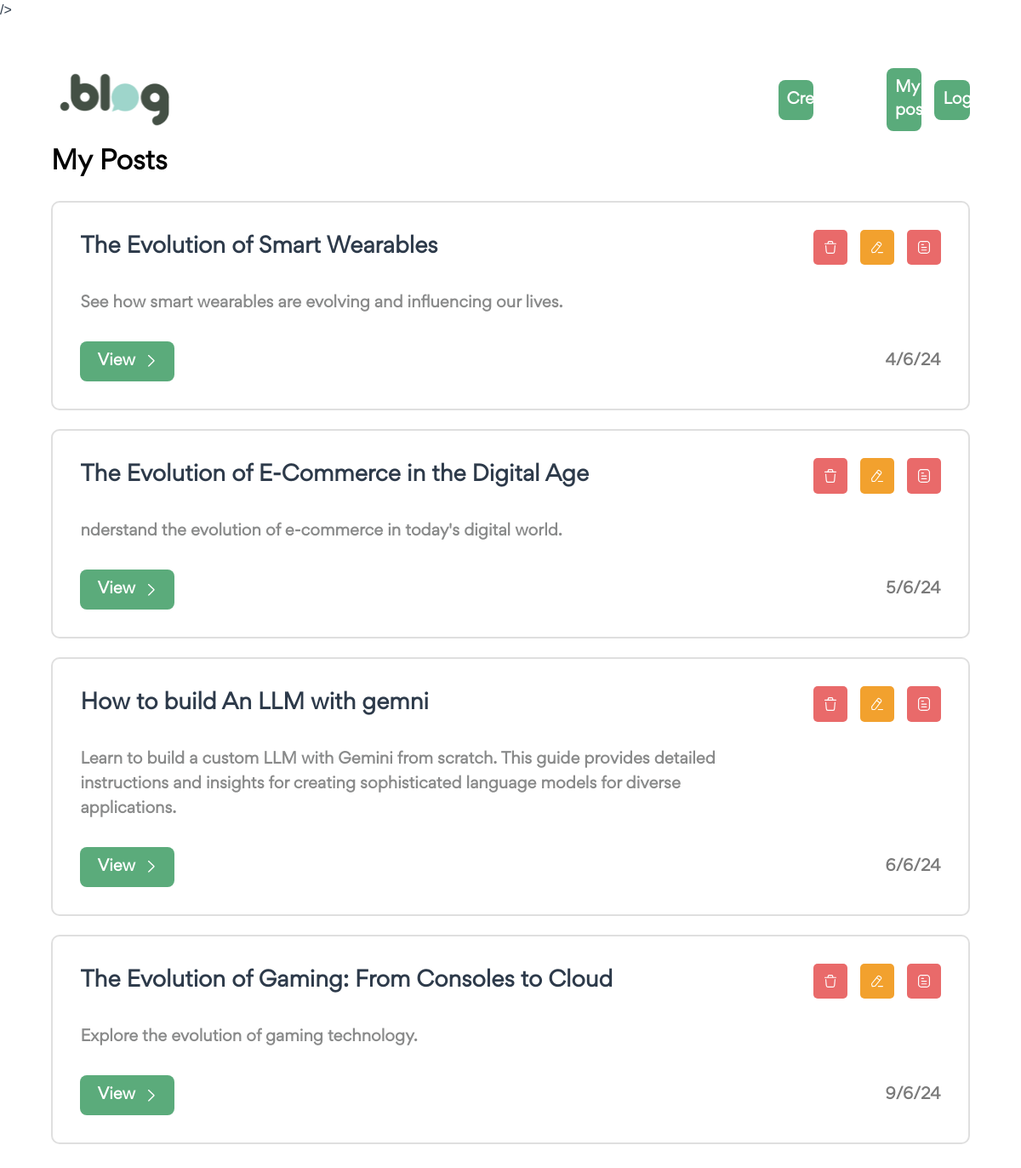
Before: /posts/my-posts/ (signed in) with the older database file.
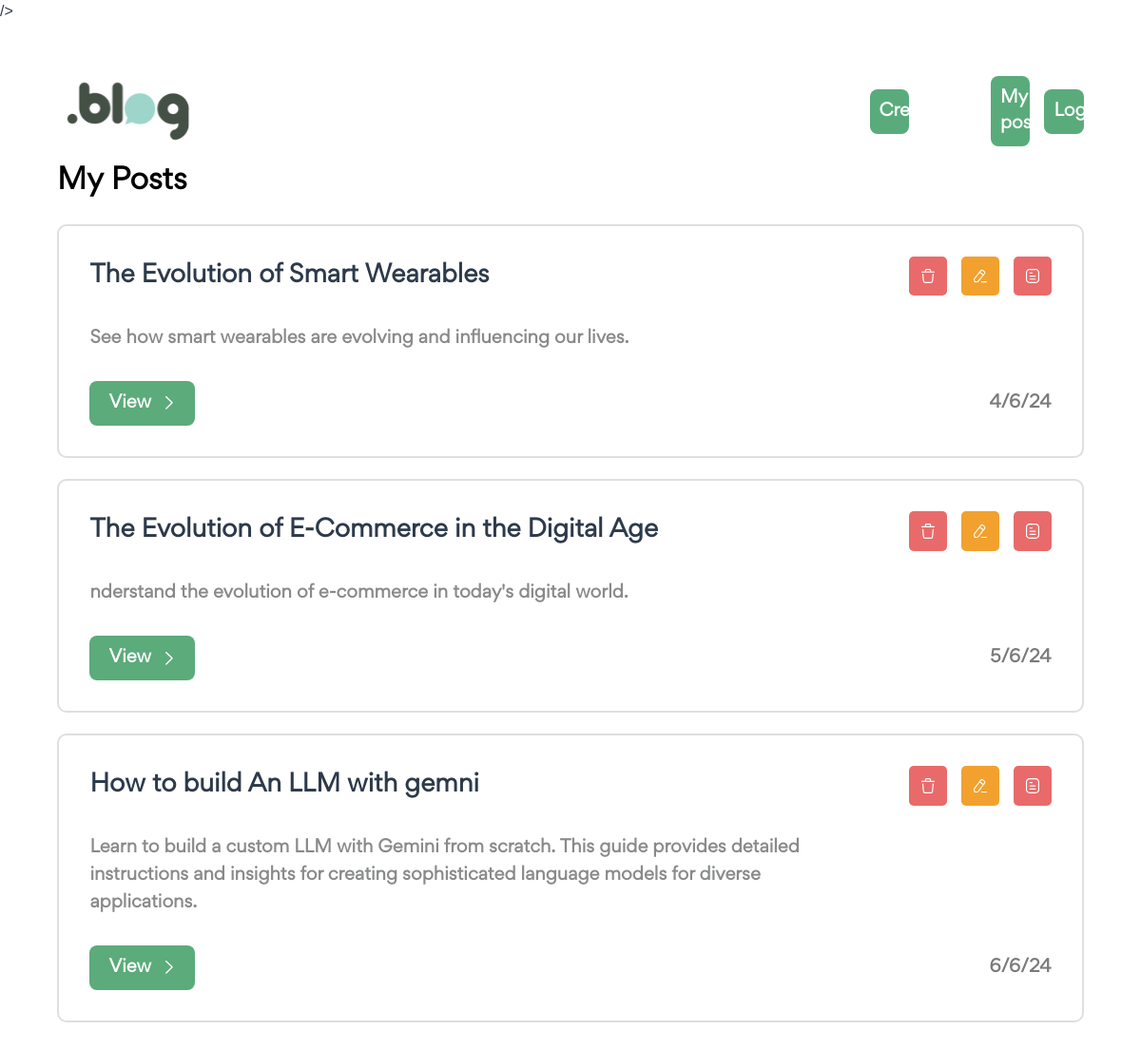
After: the same page with the newer database file.
### posts/models.py (models this page shows, shortened)
class Post(models.Model):
        title = models.CharField(max_length=255)
        short_description = models.TextField()
        description = models.TextField()
        category = models.ManyToManyField("posts.Category")
        time_to_read = models.CharField(max_length=100)
        featured_image = models.ImageField(upload_to="posts/")
        is_draft = models.BooleanField(default=False)
        author = models.ForeignKey("posts.Author",on_delete=models.CASCADE)
        published_date = models.DateTimeField()
        is_deleted = models.BooleanField(default=False)

### posts/views.py (the view)
# urls.py: path('my-posts/', views.my_posts, name=  'my_posts'),
@login_required(login_url="/users/login/")
def my_posts(request):
    instances = Post.objects.filter(author__user = request.user , is_deleted = False)
    context = {
        "title":"My Posts",
        "instances" : instances,
    }
    return render(request, 'posts/my-posts.html', context=context)

### posts/templatetags/paginator_tags.py (called while the page is built)
@register.inclusion_tag("web/includes/pagination.html", takes_context=True)
def load_paginator(context, instances):
    request = context['request']
    return {
        "instances": instances,
        "request": request
    }

### templates/posts/my-posts.html (shortened to what this page needs)
{% extends 'base.html' %} {% load static %} {% block content %}
 {% load paginator_tags %}
<section id="single-page-home">
  <section id="my-posts-home">
    <section class="wrapper">
      {% include 'web/includes/header.html' %}
      <section class="spotlight">
        <h3>{{title}}</h3>
        <ul class="posts">
          {% for instance in instances %}
          <li class="post">
            <div class="top">
              <h5 class="title">{{instance.title}}</h5>
              <div class="buttons">
                <a
                  href="{% url 'posts:delete_post' id=instance.id %}"
                  class="danger action-button reload"
                  data-text="Are you sure you want to remove this post? You can't undo this action."
                  data-title="Confirm Delete!"
                  title="Delete!"
                >
                  <img
                    src="{% static 'images/icons/delete.svg' %}"
                    alt="Delete"
                  />
                </a>
                <a href="#"
                 class="warning"
                 >
                  <img
                    src="{% static 'images/icons/pencil.svg' %}"
                    alt="Edit"
                  />
                </a>
                <a
                  href="{% url 'posts:draft_post' id=instance.id %}"
                  class="{% if instace.is_draft %}success{% else %}danger{% endif %} action-button reload"
                  data-text="Are you sure want to update this post"
                  data-title="Confirm Status!"
                  title="Draft"
                >
                  <img src="{% static 'images/icons/sheet.svg' %}" alt="Edit" />
                </a>
              </div>
            </div>
            <p class="description">{{instance.short_description}}</p>
            <div class="bottom">
              <a
              href="{% url 'web:post' id=instance.id %}"
              class="view"
              >
                View
                <span>
                  <img
                    src="{% static 'images/icons/up-arrow.svg' %}"
                    alt="Arrow"
                  />
                </span>
              </a>
              <p class="date">{{ instance.published_date|date:"j/n/y" }}</p>
            </div>
          </li>
          {% endfor %}
        </ul>
      </section>
    </section>
  </section>
</section>
{% endblock %}

Changed rows visible on the page:
no longer on this page (row edited): Post: title "The Evolution of Gaming: From Consoles to Cloud", short_description "Explore the evolution of gaming technology.", published_date "9/6/24"
